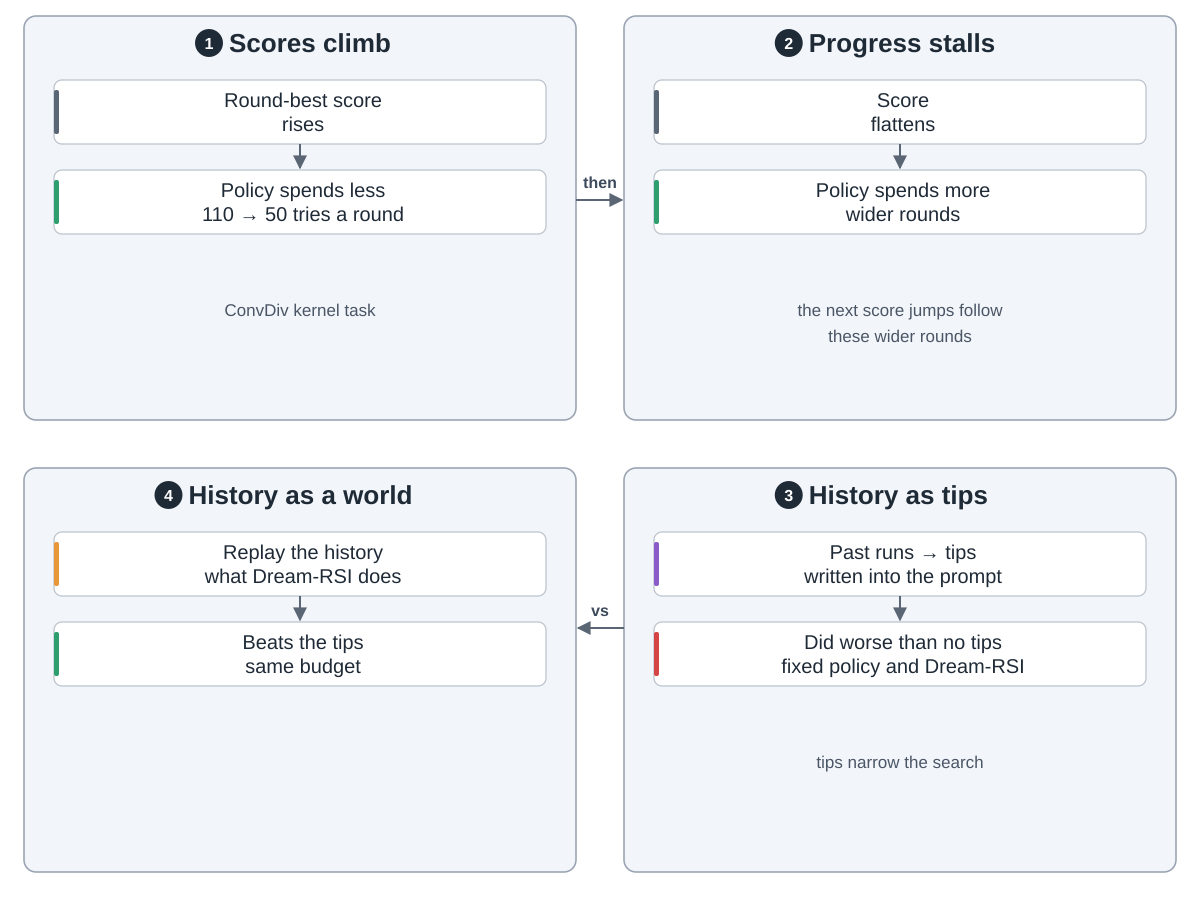

Recreate this plot in Python.
"""Dream-RSI: what the learned policy does, and replay versus prompt tips.  Drawn from the paper,
section 5.1 (Figure 5) and 5.2 (Figure 6), both on the ConvDiv kernel task, in
github.com/zhengkid/Dream-RSI papers/Dream-RSI.pdf (commit 4149ea9), and the analysis section of
https://dream-rsi.com/ (read 2026-10-05).  Run: python3 behavior.py

Snake order: 1 scores climb (top left) -> 2 progress stalls (top right) -> 3 history as tips
(bottom right) -> 4 history as a world (bottom left)."""
import sys
from pathlib import Path

sys.path.insert(0, str(Path(__file__).resolve().parents[2] / "tools"))
from archdiagram import Diagram  # noqa: E402

d = Diagram("Dream-RSI learned behaviour",
            "On the ConvDiv kernel task. 1 Scores climb: as the round-best score rises, the learned policy "
            "spends less, cutting tries per round from 110 to 50. 2 Progress stalls: when the score flattens it "
            "spends more again, and those wider rounds line up with the next jumps in score. "
            "3 History as tips: turning past runs into direction tips in the prompt did worse than no tips, for "
            "both the fixed policy and Dream-RSI, at the same budget; the tips narrow the search. "
            "4 History as a world: replaying the history, as Dream-RSI does, beats using it as tips.")

L, R, W = 24, 624, 552
T1, H1 = 16, 404
T2, H2 = 468, 404
CW, CH, GAP = 492, 64, 26


def column(x, top, cards):
    for i, (lbl, kind) in enumerate(cards):
        y = top + 64 + i * (CH + GAP)
        d.card(x + 30, y, lbl, kind, w=CW, h=CH)
        if i:
            d.arrow(f"M{x + W / 2} {y - GAP}V{y - 2}")


d.group(L, T1, W, H1, "Scores climb", 1)
column(L, T1, [("Round-best score|rises", "data"),
               ("Policy spends less|110 → 50 tries a round", "plan")])
d.note(L + W / 2, T1 + 300, "ConvDiv kernel task")

d.group(R, T1, W, H1, "Progress stalls", 2)
column(R, T1, [("Score|flattens", "data"),
               ("Policy spends more|wider rounds", "plan")])
d.note(R + W / 2, T1 + 300, "the next score jumps follow")
d.note(R + W / 2, T1 + 326, "these wider rounds")

d.group(R, T2, W, H2, "History as tips", 3)
column(R, T2, [("Past runs → tips|written into the prompt", "write"),
               ("Did worse than no tips|fixed policy and Dream-RSI", "review")])
d.note(R + W / 2, T2 + 300, "tips narrow the search")

d.group(L, T2, W, H2, "History as a world", 4)
column(L, T2, [("Replay the history|what Dream-RSI does", "critic"),
               ("Beats the tips|same budget", "plan")])

d.arrow(f"M{L + W} 200H{R - 2}", label="then", at=(600, 188))
d.arrow(f"M{R} {T2 + 160}H{L + W + 2}", label="vs", at=(600, T2 + 148))

d.save(Path(__file__).with_name("behavior.svg"))
